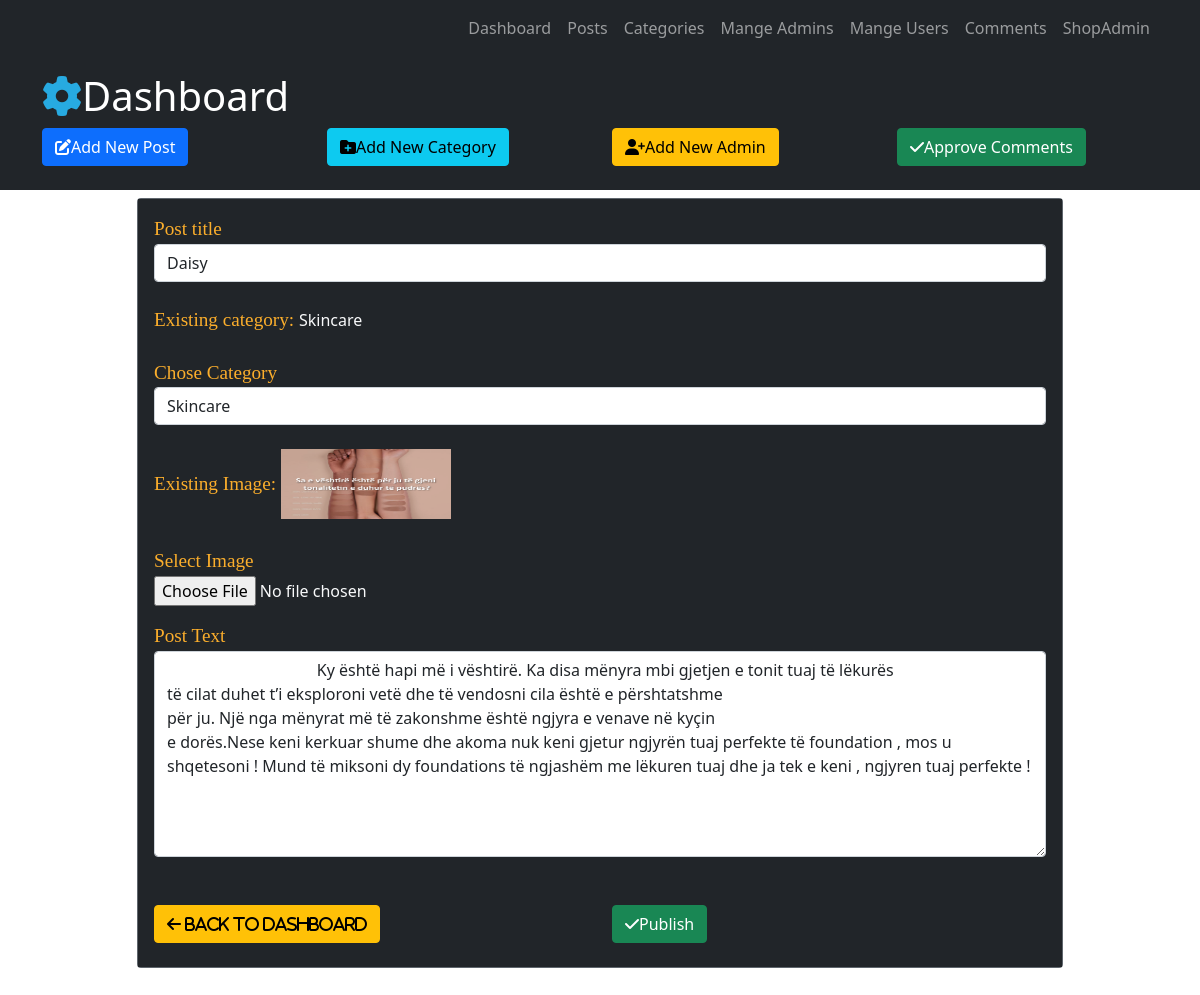
Page /admin/Blog/EditPost.php?id=6 (signed in) on the committed database.
### tables this page shows
CREATE TABLE `posts` (
  `id` int(10) NOT NULL,
  `datetime` varchar(15) NOT NULL,
  `title` varchar(300) NOT NULL,
  `category` varchar(50) NOT NULL,
  `author` varchar(50) NOT NULL,
  `image` varchar(50) NOT NULL,
  `post` varchar(1000) NOT NULL
);

### admin/Blog/EditPost.php (the view, shortened to what this page needs)
<?php
$SearchQueryParameter = $_GET['id'];
?>
<?php include("includes/header.php") ?>
    <section class="container py-2 mb-4">
        <div class="row">
            <div class="offset-lg-1 col-lg-10" style="min-height: 400px;">
                <?php
                $sql = "SELECT * FROM posts  WHERE id='$SearchQueryParameter'";
                $stmt = $ConnectingDB->query($sql);
                while($DataRows= $stmt->fetch()){
                    $TitleToBeUpdated = $DataRows["title"];
                    $CategoryToBeUpdated = $DataRows["category"];
                    $ImageToBeUpdated = $DataRows["image"];
                    $PostToBeUpdated = $DataRows["post"];
                }
                ?>
                <form class="" action="EditPost.php?id=<?php echo $SearchQueryParameter; ?>" method="POST" enctype="multipart/form-data">
                    <div class="card bg-secondary text-light mb-3">
                        <div class="card-body bg-dark">
                            <div class="form-group">
                                <label for="title"><span class="fieldInfo">Post title</span></label>
                                <input class="form-control" type="text" id="title" name="PostTitle" placeholder="Type title here" value="<?php echo $TitleToBeUpdated ?>">
                            </div>
                            <div class="form-group">
                                <br>
                                <span class="fieldInfo">Existing category: </span>
                                <?php echo $CategoryToBeUpdated; ?>
                                <br>
                                <br>
                                <label for="CategoryTitle"><span class="fieldInfo">Chose Category</span></label>
                                <select class="form-control" id="CategoryTitle" name="Category">
                                    <?php
                                    $sql="SELECT * FROM category";
                                    $stmt = $ConnectingDB->query($sql);
                                    while($DateRows = $stmt->fetch()){
                                        $CategoryName = $DateRows["title"];
                                    ?>
                                    <option><?php  echo $CategoryName; ?></option>
                                    <?php } ?>
                                </select>
                            </div>
                            <div class="form-group">
                            <br>
                                <span class="fieldInfo">Existing Image: </span>
                                <img class="mb-1" src="upload/<?php echo $ImageToBeUpdated; ?> " style="width: 170px; height: 70px;">
                                <br>
                                <br>
                                <label for="imageSelect"><span class="fieldInfo">Select Image</span></label>
                                <div class="costum-file mb-3">
                                    <input class="costum-file-input" type="File" name="Image" id="imageSelect" value="">
                                </div>
                            </div>
                            <div class="form-group mb-5">
                                <labe for="Post" class="imageSelect"><span class="fieldInfo">Post Text</span></labe>
                                <textarea class="form-control" id="Post" name="PostDescription" rows="8" cols="80">
                                    <?php echo $PostToBeUpdated;?>
                                </textarea>
                            </div>
                            <div class="row">
                                <div class="col-lg-6 mb-2">
                                    <a href="Dashboard.php" class="btn btn-warning btn-block"><i class="fas fa-arrow-left"> Back to dashboard</i></a>
                                </div>
                                <div class="col-lg-6 mb-2">
                                    <button type="Submit" name="Submit" class="btn btn-success btn-block">
                                        <i class="fas fa-check"></i>Publish
                                    </button>
                                </div>
                            </div>
                        </div>
                    </div>
                </form>
            </div>
        </div>
    </section>
<?php include("includes/footer.php") ?>

### admin/Blog/css/style.css (style rules this page uses)
a { color: white; }
.fieldInfo { color: rgb(251, 174, 44); font-family: Bitter,Georgia, "Times NeW Roman",Times,serif ; font-size: 1.2em; }

### rows in the picture
posts: PostTitle "Daisy", category "Skincare", image (picture), PostDescription "Ky është hapi më i vështirë. Ka disa mënyra mbi gjetjen e tonit tuaj të lëkurës të cilat duhet t’i eksploroni vetë dhe të vendosni cila është e përshtatshme për ju. Një nga mënyrat më të zakonshme është ngjyra e venave në kyçin e dorës.Nese keni kerkuar shume dhe akoma nuk keni gjetur ngjyrën tuaj perfekte të foundation , mos u shqetesoni ! Mund të miksoni dy foundations të ngjashëm me lëkuren tuaj dhe ja tek e keni , ngjyren tuaj perfekte !"

### other values in the picture
form field Category "Skincare"
